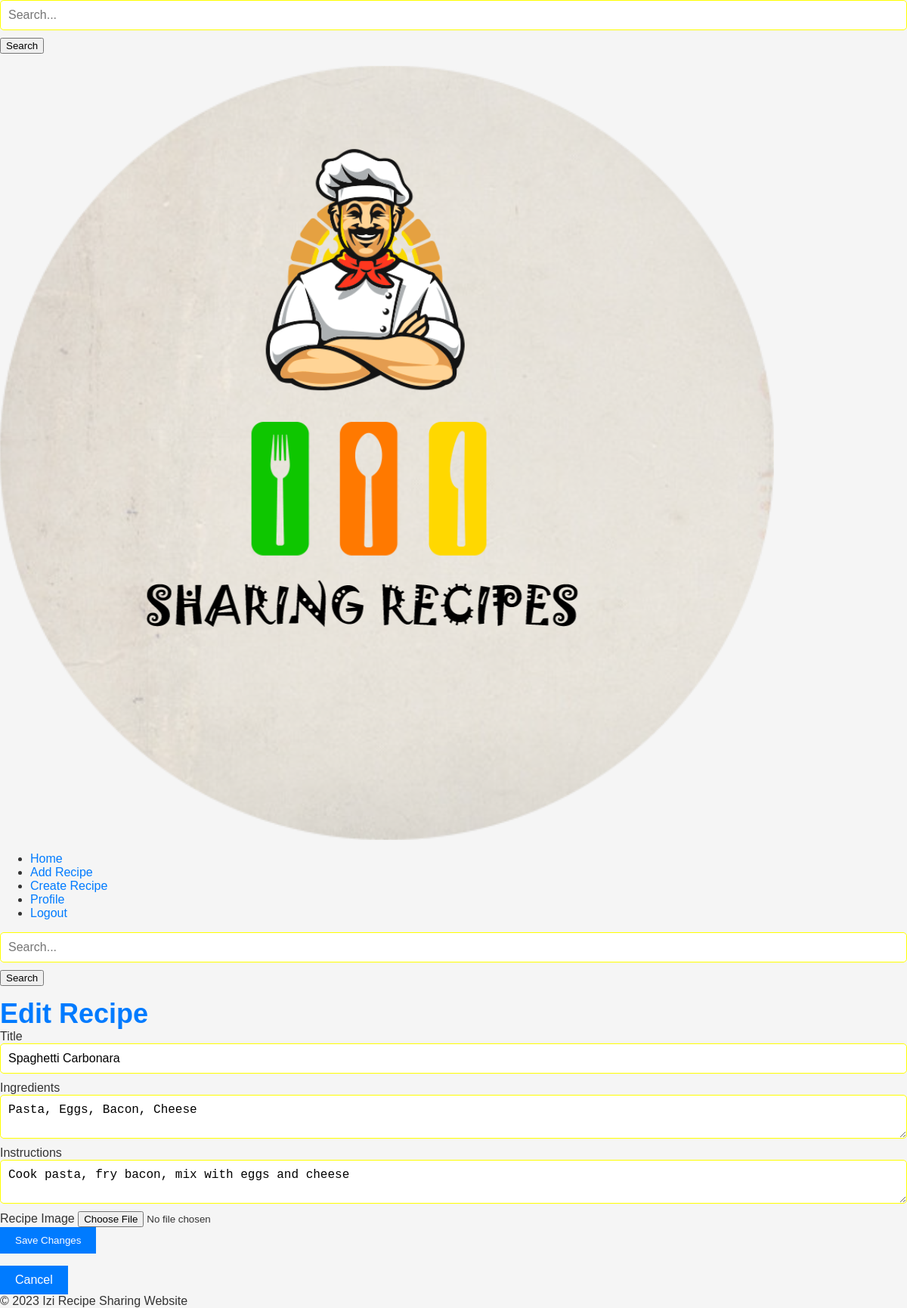
The app's page /edit_recipe/1 (signed in) with its own data.
### app.py (models this page shows)
class Recipe(db.Model):
    id = db.Column(db.Integer, primary_key=True)
    title = db.Column(db.String(100), nullable=False)
    image_filename = db.Column(db.String(255))
    ingredients = db.Column(db.Text, nullable=False)
    instructions = db.Column(db.Text, nullable=False)
    user_id = db.Column(db.Integer, db.ForeignKey('user.id'), nullable=False)
    author = db.relationship('User', backref='recipes')

### app.py (the view, shortened to what this page needs)
@app.route('/edit_recipe/<int:id>', methods=['GET', 'POST'])
def edit_recipe(id):
    recipe = Recipe.query.get(id)
    if not current_user.is_authenticated:
        flash('Please log in to edit a recipe', 'danger')
        return redirect(url_for('login'))
    if recipe.user_id != current_user.id:
        flash('You can only edit your own recipes', 'danger')
        return redirect(url_for('index'))
    form = RecipeForm(obj=recipe)
    return render_template('edit_recipe.html', form=form, recipe=recipe)

### app.py
class RecipeForm(FlaskForm):
    title = StringField('Title', validators=[DataRequired(), Length(max=100)])
    description = TextAreaField('Description')
    ingredients = TextAreaField('Ingredients', validators=[DataRequired()])
    instructions = TextAreaField('Instructions', validators=[DataRequired()])
    image = FileField('Recipe Image')  # Add this line for the image field
    submit = SubmitField('Save Recipe')

### app.py (called while the page is built)
@login_manager.user_loader
def load_user(user_id):
    return User.query.get(int(user_id))
    recipes = db.relationship('Recipe', backref='author', lazy=True)

### templates/edit_recipe.html (shortened to what this page needs)
{% extends 'base.html' %}
{% block content %}
    <h1>Edit Recipe</h1>
    <form method="POST" action="{{ url_for('edit_recipe', id=recipe.id) }}" enctype="multipart/form-data">
        <div class="form-group">
            {{ form.title.label(class="form-control-label") }}
            {{ form.title(class="form-control") }}
        </div>
        <div class="form-group">
            {{ form.ingredients.label(class="form-control-label") }}
            {{ form.ingredients(class="form-control") }}
        </div>
        <div class="form-group">
            {{ form.instructions.label(class="form-control-label") }}
            {{ form.instructions(class="form-control") }}
        </div>
        <div class="form-group">
            <label for="image" class="form-control-label">Recipe Image</label>
            <input type="file" id="image" name="image" class="form-control-file">
        </div>
        <button type="submit" class="btn btn-primary">Save Changes</button>
    </form>
    <a href="{{ url_for('index') }}" class="btn btn-secondary">Cancel</a>
{% endblock %}

### static/css/style.css (style rules this page uses)
body, h1, h2, h3, p { margin: 0; padding: 0; }
body { background-image: url('/static/images/background.jpg'); background-size: cover; background-repeat: no-repeat; background-attachment: fixed; background-position: center center; background-color: #f5f5f5; font-family: Arial, sans-serif; color: #333; }
h1 { font-size: 36px; color: #007bff; }
a { color: #007bff; text-decoration: none; transition: color 0.3s; }
.btn { display: inline-block; padding: 10px 20px; background-color: #007bff; color: #fff; border: none; cursor: pointer; transition: background-color 0.3s; }
input[type="text"], input[type="password"], textarea { width: 100%; padding: 10px; margin-bottom: 10px; border: 1px solid yellow; border-radius: 5px; font-size: 16px; }

### records on screen
Recipe: title "Spaghetti Carbonara", ingredients "Pasta, Eggs, Bacon, Cheese", instructions "Cook pasta, fry bacon, mix with eggs and cheese"
